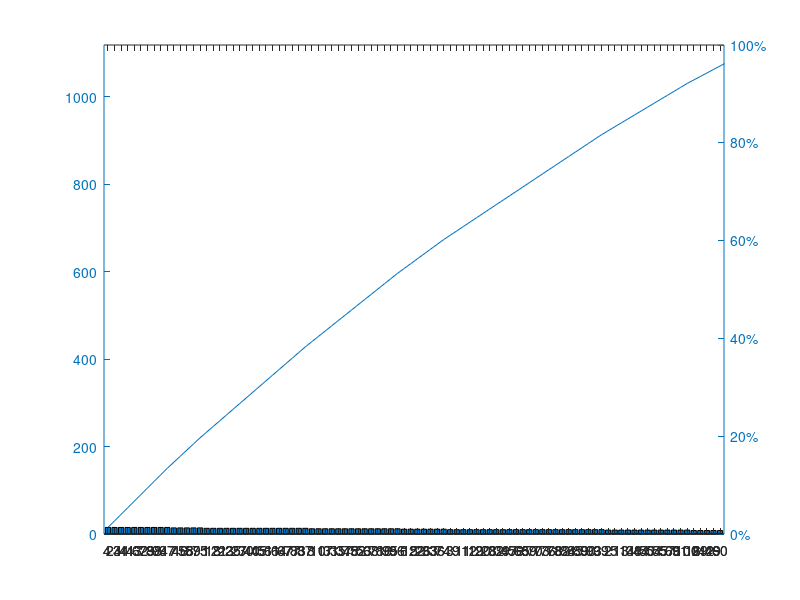

Write the MATLAB code that produced this figure. (Note: this script raises an error after producing the figure.)
%% data setup
%  rozdzial 6.3

% s?owno muzycznie:
% chodzi o to aby w przestrzeni rozwi?za? maj?c dostarczone kilka
% mozliwosci, konkretnie w takich kategoriach: "najlepsze, zno?ne, z?e"
% wiadomo ?e nasze rozwi?zanie trzeba zbli?y? jak naj bardziej do
% najlepszego i najdalej od najgorszego.

N = 50;

% decision space
U = randi([8, 15], [N 2]);
PU = pareto(U);

% lower bound gdzie to jeszcze ma sens...
A0 = [ 2 1
       1 3 ];

% ideal points - idealne rozw
A1 = [ 6 12
       8  7 
       16 4 ];

% attainable points - zno?ne rozw
A2 = [ 14  8
       12 11
       10 12
       8  16 ];
   
% anti-idea points - tragiczne rozw od czego chcemy sie oddalic
A3 = [ 20 12 
       19 14
       18 15
       17 18 ];

% util value a1 < a2 < a3

distances = zeros(size(PU), 4);
for i = 1:size(PU)
    distances(i,:) = [distanceToSet(A0, PU(i,:)) distanceToSet(A1, PU(i,:)) distanceToSet(A2, PU(i,:)) distanceToSet(A3, PU(i,:))];
end
distances
figure(1);
close all;
hold;
xlim([0 25]);
ylim([0 25]);
pl0 = plot(A0(:,1), A0(:,2), 'b*-');
pl1 = plot(A1(:,1), A1(:,2), 'g*-');
pl2 = plot(A2(:,1), A2(:,2), 'c*-');
pl3 = plot(A3(:,1), A3(:,2), 'r*-');
pl4 = plot(U(:,1), U(:,2), 'y*');
pl5 = plot(PU(:,1), PU(:,2), 'm*');
legend([pl0, pl1, pl2, pl3, pl4, pl5], 'A0 - lower bound', 'A1 - ideal points', 'A2 - attainable points', 'A3 - anti-ideal points', 'input set U', 'pareto optimal set PU');

%% consistency checking
%  rozdzial 6.4

% check internal consistency
% internalValid = checkInternalConsistency([A0 A1 A2 A3])
mutualValid = checkMutualConsistency(A0, A1, A2, A3);


% check mutual consistency
